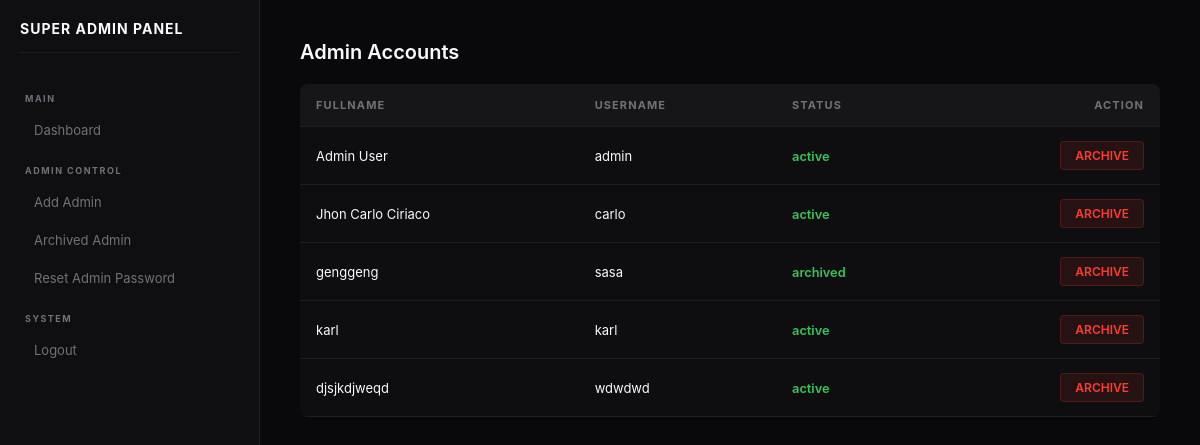
Page /inventory-system/superadmin/view_admins.php (signed in) on the committed database.
### tables this page shows
CREATE TABLE `users` (
  `id` int(11) NOT NULL,
  `fullname` varchar(100) NOT NULL,
  `username` varchar(50) NOT NULL,
  `password` varchar(255) NOT NULL,
  `role` enum('superadmin','admin','user') NOT NULL,
  `status` enum('active','archived') DEFAULT 'active',
  `created_at` timestamp NOT NULL DEFAULT current_timestamp()
);

### inventory-system/superadmin/view_admins.php (the view, shortened to what this page needs)
<?php
include '../config/database.php';
$result = $conn->query("
    SELECT * FROM users
    WHERE role='admin'
");
?>
<!DOCTYPE html>
<html>
<head>
    <link rel="stylesheet"
          href="../assets/css/style.css">
</head>
<body>
<div class="sidebar">
    <?php include 'sidebar.php'; ?>
</div>
<div class="main">
    <h1 class="dashboard-title">
        Admin Accounts
    </h1>
    <table>
    <thead>
        <tr>
            <th>Fullname</th>
            <th>Username</th>
            <th>Status</th>
            <th style="text-align: right;">Action</th>
        </tr>
    </thead>
    <tbody>
        <?php while($row = $result->fetch_assoc()) { ?>
        <tr>
            <td><?php echo htmlspecialchars($row['fullname']); ?></td>
            <td><?php echo htmlspecialchars($row['username']); ?></td>
            <td>
                <span style="color: #34c759; font-size: 0.8rem; font-weight: 600;">
                    <?php echo htmlspecialchars($row['status']); ?>
                </span>
            </td>
            <td style="text-align: right;">
                <a href="archive_admin.php?id=<?php echo $row['id']; ?>"
                   class="btn-archive"
                   onclick="return confirm('Archive this admin account?')">
                   Archive
                </a>
            </td>
        </tr>
        <?php } ?>
    </tbody>
</table>
</div>
</body>
</html>

### inventory-system/assets/css/style.css (style rules this page uses)
* { margin:0; padding:0; box-sizing:border-box; font-family:'Inter', system-ui, -apple-system, sans-serif; }
:root { --primary: #3f3f46; --bg: #09090b; --sidebar: #0f0f11; --card: #121214; --border: #1f1f23; --text-main: #fafafa; --text-muted: #71717a; --hover: #27272a; --shadow: 0 10px 30px rgba(0,0,0,0.5); --radius: 8px; --sidebar-width: 260px; }
body { background: var(--bg); color: var(--text-main); overflow-x: hidden; }
.sidebar { width: var(--sidebar-width); background: var(--sidebar); border-right: 1px solid var(--border); padding: 20px; position: fixed; top: 0; left: 0; height: 100vh; display: flex; flex-direction: column; z-index: 100; }
.main { margin-left: var(--sidebar-width); flex: 1; padding: 40px; width: calc(100% - var(--sidebar-width)); }
table { width: 100%; border-collapse: collapse; }
table th { background: #161618; color: var(--text-muted); text-align: left; padding: 14px 16px; font-size: 11px; text-transform: uppercase; border-bottom: 1px solid var(--border); }
table td { padding: 14px 16px; border-bottom: 1px solid var(--border); font-size: 13px; color: var(--text-main); }
.btn-archive { background: transparent; color: #f87171; border: 1px solid rgba(248, 113, 113, 0.2); }
.dashboard-title { font-size: 20px; font-weight: 600; margin-bottom: 20px; }
table { width: 100%; border-collapse: collapse; margin-top: 20px; background: rgba(255, 255, 255, 0.02); border-radius: 8px; overflow: hidden; }
th { background: rgba(255, 255, 255, 0.05); color: #717171; text-transform: uppercase; font-size: 0.7rem; letter-spacing: 0.1em; padding: 15px; text-align: left; border-bottom: 1px solid #1a1a1a; }
td { padding: 15px; border-bottom: 1px solid #1a1a1a; font-size: 0.9rem; color: #efefef; vertical-align: middle; }
.btn-archive { display: inline-block; padding: 6px 12px; background: rgba(255, 59, 48, 0.1); color: #ff3b30 !important; border: 1px solid rgba(255, 59, 48, 0.3); border-radius: 4px; text-decoration: none; font-size: 0.7rem; font-weight: 700; text-transform: uppercase; transition: 0.3s; }
.btn-action, .btn-archive { text-decoration: none !important; display: inline-block; padding: 6px 14px; border-radius: 4px; font-size: 0.75rem; font-weight: 600; text-transform: uppercase; transition: all 0.2s ease; }
.btn-archive { background: rgba(255, 59, 48, 0.1); color: #ff3b30 !important; border: 1px solid rgba(255, 59, 48, 0.2); }

### rows in the picture
users: fullname "Admin User", username "admin", status "active"
users: fullname "Jhon Carlo Ciriaco", username "carlo", status "active"
users: fullname "genggeng", username "sasa", status "archived"
users: fullname "karl", username "karl", status "active"
users: fullname "djsjkdjweqd", username "wdwdwd", status "active"
